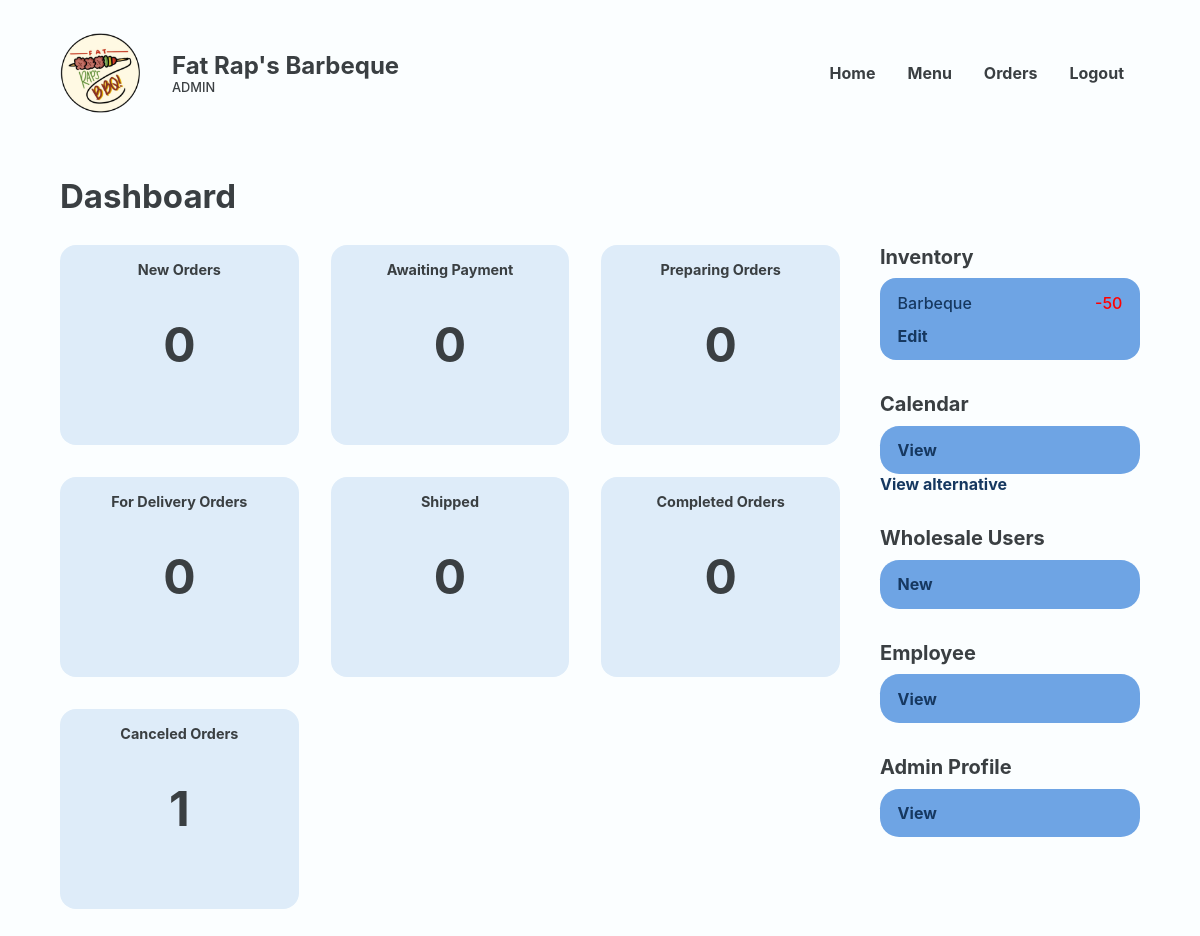
Before: /Website/admin-home.php (signed in) with the older database file.
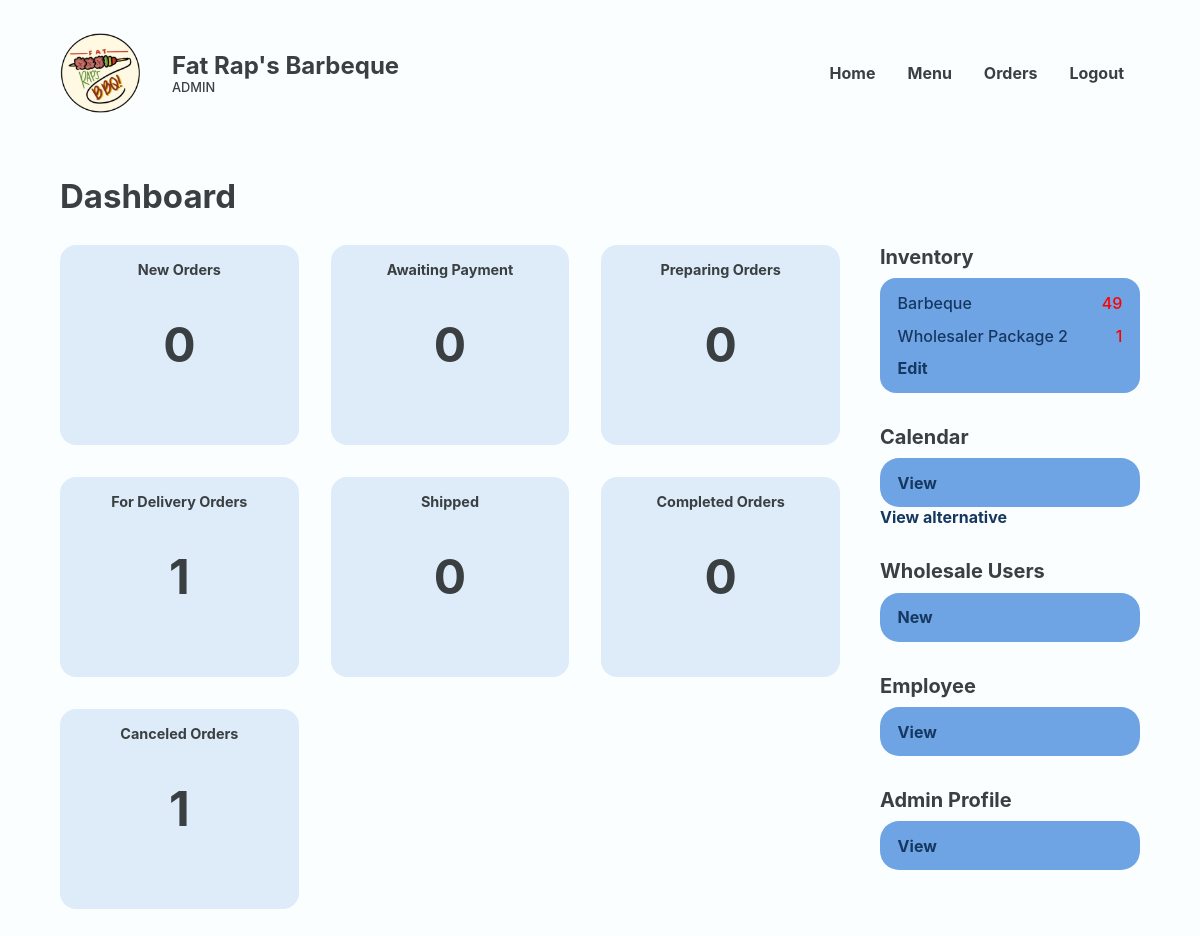
After: the same page with the newer database file.
### tables this page shows
CREATE TABLE `food` (
  `FOOD_ID` int(18) UNSIGNED NOT NULL,
  `CTGY_ID` int(18) NOT NULL,
  `FOOD_NAME` varchar(20) NOT NULL,
  `FOOD_PRICE` decimal(10,2) NOT NULL,
  `FOOD_DESC` varchar(50) NOT NULL,
  `FOOD_IMG` varchar(255) NOT NULL,
  `FOOD_STOCK` int(20) NOT NULL,
  `FOOD_ACTIVE` varchar(10) NOT NULL,
  `FOOD_TYPE` varchar(16) NOT NULL
);

### Website/admin-home.php (the view, shortened to what the changed rows need)
<?php
@include 'constants.php';
$selectNO = "SELECT *
FROM placed_order
WHERE PLACED_ORDER_STATUS = 'Placed'";
$resNO = mysqli_query($conn, $selectNO);
$countNO = mysqli_num_rows($resNO);
$selectAP = "SELECT *
FROM placed_order
WHERE PLACED_ORDER_STATUS = 'Awaiting Payment'";
$resAP = mysqli_query($conn, $selectAP);
$countAP = mysqli_num_rows($resAP);
$selectPr = "SELECT *
FROM placed_order
WHERE PLACED_ORDER_STATUS = 'Preparing'";
$resPr = mysqli_query($conn, $selectPr);
$countPr = mysqli_num_rows($resPr);
$selectFD = "SELECT *
FROM placed_order
WHERE PLACED_ORDER_STATUS = 'For Delivery'";
$resFD = mysqli_query($conn, $selectFD);
$countFD = mysqli_num_rows($resFD);
$selectS = "SELECT *
FROM placed_order
WHERE PLACED_ORDER_STATUS = 'Shipped'";
$resS = mysqli_query($conn, $selectS);
$countS = mysqli_num_rows($resS);
$selectCo = "SELECT *
FROM placed_order
WHERE PLACED_ORDER_STATUS = 'Completed'";
$resCo = mysqli_query($conn, $selectCo);
$countCo = mysqli_num_rows($resCo);
$selectCa = "SELECT *
FROM placed_order
WHERE PLACED_ORDER_STATUS = 'Cancelled'";
$resCa = mysqli_query($conn, $selectCa);
$countCa = mysqli_num_rows($resCa);
?>
<!DOCTYPE html>
<html lang="en">
<head>
    <link rel="stylesheet" href="header-styles.css">
    <link rel="stylesheet" href="admin-styles.css">
</head>
<body>
    <header class="backend">
        <div class="header-container">
            <div class="website-title">
                <div class="text">
                    <h1>Fat Rap's Barbeque</h1>
                </div>
            </div>
        </div>
    </header>
    <main>
        <section class="section" id="dashboard">
            <div class="container">
                <div class="section-heading">
                    <h2>Dashboard</h2>
                </div>
                <section class="with-side-menu">
                    <section class="main-section">
                        <div class="grid-container">
                            <a class="box" href="<?php echo SITEURL; ?>admin-new-orders.php">
                                <h1><?php echo $countNO ?></h1>
                            </a>
                            <a class="box" href="<?php echo SITEURL; ?>admin-awaiting-payment.php">
                                <h1><?php echo $countAP ?></h1>
                            </a>
                            <a class="box" href="<?php echo SITEURL; ?>admin-preparing-orders.php">
                                <h1><?php echo $countPr ?></h1>
                            </a>
                            <a class="box" href="<?php echo SITEURL; ?>admin-delivery-orders.php">
                                <p>For Delivery Orders</p>
                                <h1><?php echo $countFD ?></h1>
                            </a>
                            <a class="box" href="<?php echo SITEURL; ?>admin-shipped-orders.php">
                                <h1><?php echo $countS ?></h1>
                            </a>
                            <a class="box" href="<?php echo SITEURL; ?>admin-completed-orders.php">
                                <h1><?php echo $countCo ?></h1>
                            </a>
                            <a class="box" href="<?php echo SITEURL; ?>admin-canceled-orders.php">
                                <h1><?php echo $countCa ?></h1>
                            </a>
                        </div>
                    </section>
                    <section class="side-menu">
                        <div class="group inventory">
                            <div class="inventory-box">
                                <?php
                                $sql = "SELECT * FROM food WHERE FOOD_STOCK < 100";
                                $res = mysqli_query($conn, $sql);
                                $count = mysqli_num_rows($res);
                                if ($count > 0) {
                                    while ($row = mysqli_fetch_assoc($res)) {
                                        $FOOD_NAME = $row['FOOD_NAME'];
                                        $FOOD_STOCK = $row['FOOD_STOCK'];
                                ?>
                                        <div class="inline">
                                            <p><?php echo $FOOD_NAME ?></p>
                                            <span class="<?php echo ($FOOD_STOCK < 100) ? 'red-text' : ''; ?>">
                                                <p><?php echo $FOOD_STOCK ?></p>
                                            </span>
                                        </div>
                                <?php
                                    }
                                }
                                ?>
                            </div>
                        </div>
                    </section>
                </section>
            </div>
        </section>
    </main>
</body>
</html>

Changed rows visible on the page:
changed food "Barbeque": FOOD_STOCK "-50" → "49"
added food: FOOD_NAME "Wholesaler Package 2", FOOD_STOCK "1"
Other visible differences:
$countFD: "0" → "1"
